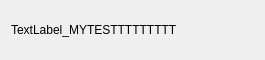
<?xml version="1.0" encoding="UTF-8"?>
<ui version="4.0">
 <class>SelfSectionWidget</class>
 <widget class="QWidget" name="SelfSectionWidget">
  <property name="geometry">
   <rect>
    <x>0</x>
    <y>0</y>
    <width>330</width>
    <height>78</height>
   </rect>
  </property>
  <property name="windowTitle">
   <string>Form</string>
  </property>
  <layout class="QHBoxLayout" name="horizontalLayout">
   <property name="spacing">
    <number>14</number>
   </property>
   <property name="sizeConstraint">
    <enum>QLayout::SetFixedSize</enum>
   </property>
   <property name="topMargin">
    <number>0</number>
   </property>
   <property name="bottomMargin">
    <number>0</number>
   </property>
   <item>
    <widget class="QLabel" name="label">
     <property name="minimumSize">
      <size>
       <width>80</width>
       <height>60</height>
      </size>
     </property>
     <property name="maximumSize">
      <size>
       <width>480</width>
       <height>16777215</height>
      </size>
     </property>
     <property name="text">
      <string>TextLabel_MYTESTTTTTTTTT</string>
     </property>
     <property name="alignment">
      <set>Qt::AlignLeading|Qt::AlignLeft|Qt::AlignVCenter</set>
     </property>
     <property name="margin">
      <number>16</number>
     </property>
    </widget>
   </item>
   <item>
    <widget class="QLabel" name="label_horn">
     <property name="minimumSize">
      <size>
       <width>24</width>
       <height>24</height>
      </size>
     </property>
     <property name="maximumSize">
      <size>
       <width>24</width>
       <height>24</height>
      </size>
     </property>
     <property name="text">
      <string/>
     </property>
    </widget>
   </item>
   <item>
    <widget class="SequenceFrame" name="aniWidget" native="true">
     <property name="minimumSize">
      <size>
       <width>24</width>
       <height>24</height>
      </size>
     </property>
     <property name="maximumSize">
      <size>
       <width>24</width>
       <height>24</height>
      </size>
     </property>
    </widget>
   </item>
  </layout>
 </widget>
 <customwidgets>
  <customwidget>
   <class>SequenceFrame</class>
   <extends>QWidget</extends>
   <header>SequenceFrame.h</header>
   <container>1</container>
  </customwidget>
 </customwidgets>
 <resources/>
 <connections/>
</ui>
